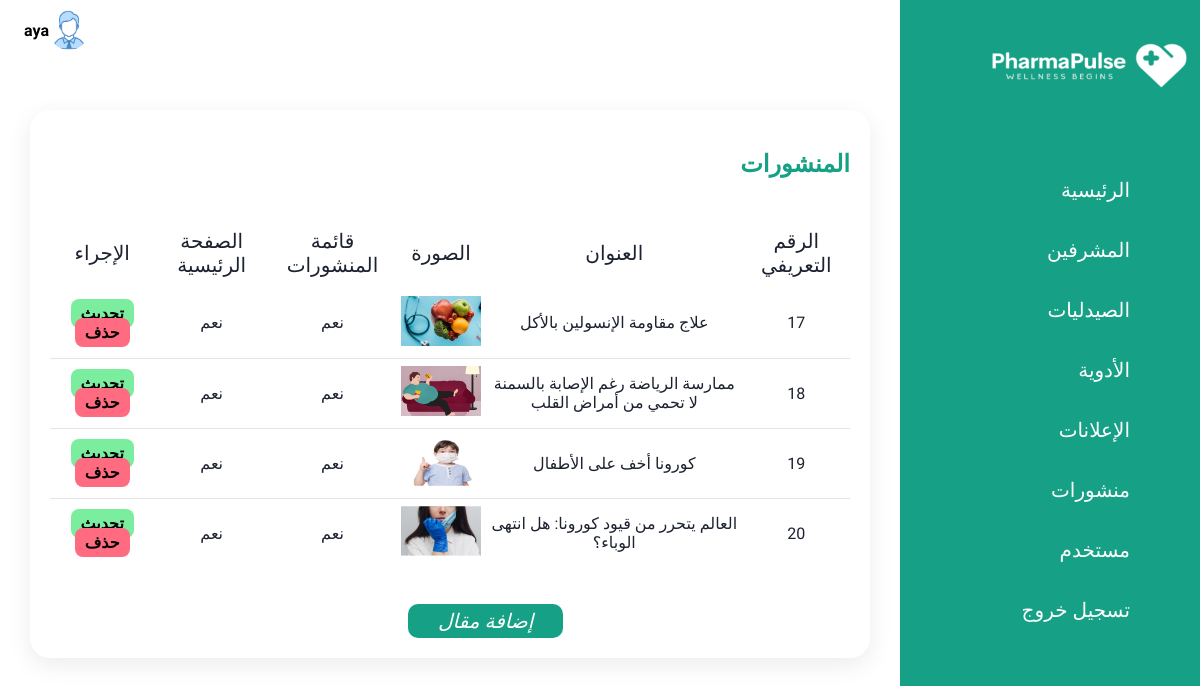
Page /admin/manage-post.php (signed in) on the committed database.
### tables this page shows
CREATE TABLE `tbl_post` (
  `id` int(10) UNSIGNED NOT NULL,
  `title` varchar(100) NOT NULL,
  `image_name` varchar(255) NOT NULL,
  `description` text NOT NULL,
  `full_description` text NOT NULL,
  `featured` varchar(10) NOT NULL,
  `active` varchar(10) NOT NULL
);

### admin/manage-post.php (the view, shortened to what this page needs)
<?php include('adminpanel.php'); ?>
<div class="main-content">
    <div class="topbar">
        <div class="toggle">
        </div>
        <div class="user-wrapper">
            <img src="../images/profile-img.png" width="40px" height="40px" alt="">
            <div>
                <h4><?php echo $_SESSION['user']; ?></h4>
            </div>
        </div>
    </div>
    <div class="details">
        <div class="recentOrders">
            <div class="cardHeader">
                <h2>  المنشورات </h2>
            </div>
            <table>
                <thead>
                    <tr>
                        <td> الرقم التعريفي</td>
                        <td> العنوان </td>
                        <td> الصورة</td>
                        <td>  قائمة المنشورات</td>
                        <td>  الصفحة الرئيسية</td>
                        <td> الإجراء</td>
                    </tr>
                </thead>
                <tbody>
                    <?php
                        $sql = "SELECT * FROM   tbl_post ";
                        $res = mysqli_query($conn, $sql);
                        if ($res == true) {
                            $count = mysqli_num_rows($res);
                            if ($count > 0) {
                                while ($rows = mysqli_fetch_assoc($res)) {
                                    $id = $rows['id'];
                                    $image_name = $rows['image_name'];
                                    $title = $rows['title'];
                                    $featured=$rows['featured'];
                                    $active= $rows['active'];
                    ?>
                    <tr>
                        <td><?php echo $id;?></td>
                        <td> <?php echo $title;?> </td>
                        <td>
                            <?php
                                if($image_name !=""){
                            ?>
                            <img src="<?php echo "../images/".$image_name?>" width="80px" height="50px">
                            <?php
                                } else{
                                   echo "<div class='error'>لم يتم اضافة صورة </div>";
                                }
                            ?>
                        </td>
                        <td><?php echo $featured;?></td>
                        <td> <?php echo $active;?> </td>
                        <td>
                            <a href="updata-post-admin.php?id=<?php echo $id;?>" class="btn-secondary" id="btn-update">تحديث</a>
                            <a href="delete-post-admin.php?id=<?php echo $id;?>" class="btn-danger">حذف</a>
                        </td>
                    </tr>
                    <?php
                               }
                             }
                        }
                    ?>
                </tbody>
            </table>
            <i class="btn" id="add-post-btn"> إضافة مقال</i>
        </div>
    </div>
</div>

### CSS/AdminScreen.css (style rules this page uses)
:root { --main-color: #16a085 ; --color-dark: #1D2231; --text-grey: #8390A2; }
* { padding: 0; margin: 0; box-sizing: border-box; list-style-type: none; text-decoration: none; font-family: 'Amiri', serif; direction: rtl; }
body { min-height: 100vh; overflow-x: hidden; scroll-behavior: smooth; }
.main-content { margin-right: 300px; width: calc(100% - 300px); min-height: 100vh; transition: 0.5s; }
.main-content .topbar { display: flex; justify-content: space-between; width: 100%; height: 60px; align-items: center; padding: 1rem 1.5rem; }
.main-content .topbar .toggle { position: relative; width: 60px; height: 60px; display: flex; justify-content: center; align-items: center; font-size:1.7rem ; cursor: pointer; }
.main-content .topbar .user-wrapper { display: flex; align-items: center; overflow: hidden; }
.main-content .topbar .user-wrapper img { border-radius: 50%; margin-right: 1rem; }
.main-content .details { position: relative; width: 100%; padding: 30px; display: grid; grid-template-columns: 3fr ; grid-gap:20px; padding-top: 0px; margin-top: 50px; }
.main-content .details .recentOrders { position: relative; display: grid; min-height: 500px; background: white; padding: 20px; box-shadow: 0 7px 25px rgba(0, 0, 0, 0.08); border-radius: 20px; min-height: 250px; }
.main-content .details .recentOrders .cardHeader { display: flex; justify-content: space-between; align-items: flex-start; margin-bottom: 20px; }
.main-content .details .recentOrders .cardHeader h2 { font-weight: 600; color: var(--main-color); padding-top: 20px; }
.main-content .details .recentOrders table { width: 100%; border-collapse: collapse; margin-top: 20px; margin-bottom: 70px; }
.main-content .details .recentOrders table thead td { font-size: 20px; }
.main-content .details .recentOrders table tr { color: var(--color-dark); border-bottom: 1px solid rgba(0, 0, 0,0.1); position: relative; height: 70px; }
.main-content .details .recentOrders table tr:last-child { border-bottom: none; margin-bottom: 100px; }
.main-content .details .recentOrders table tr td { padding: 5px; text-align: center; }
.main-content .details .recentOrders .btn { font-size: 20px; position: absolute; bottom: 20px; left: 45%; padding: 5px 30px; cursor: pointer; background: var(--main-color); color: white; border-radius: 10px; }
.btn-secondary { background-color: #7bed9f; padding: 5px 10px; color: black; text-decoration: none; border-radius: 0.5rem; font-weight: bold; }
.btn-danger { background-color: #ff6b81; padding: 5px 10px; color: rgb(2, 2, 2); text-decoration: none; border-radius: 0.5rem; font-weight: bold; }

### rows in the picture
tbl_post: id "17", title "علاج مقاومة الإنسولين بالأكل", image_name (picture), featured "نعم", active "نعم"
tbl_post: id "18", title "ممارسة الرياضة رغم الإصابة بالسمنة لا تحمي من أمراض القلب", image_name (picture), featured "نعم", active "نعم"
tbl_post: id "19", title "كورونا أخف على الأطفال", image_name (picture), featured "نعم", active "نعم"
tbl_post: id "20", title "العالم يتحرر من قيود كورونا: هل انتهى الوباء؟", image_name (picture), featured "نعم", active "نعم"

### other values in the picture
$_SESSION['user'] "aya"
